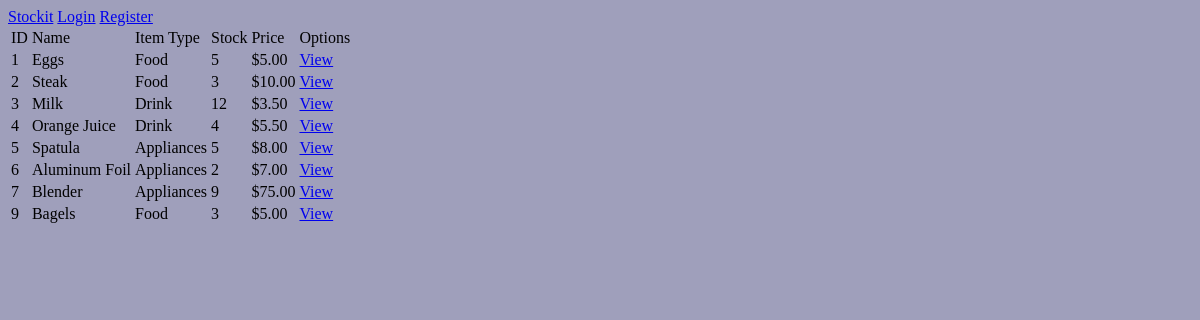
The app's page /inventory/, older data.
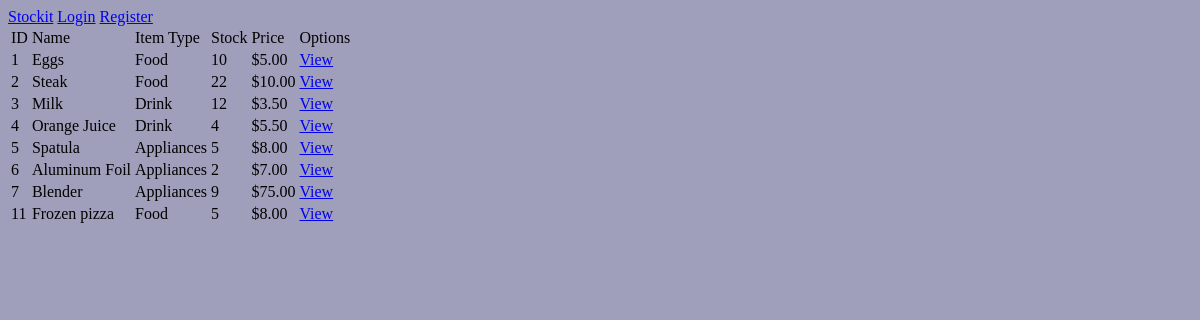
The same page, newer data.
### inventory/models.py (models this page shows, shortened)
class Item(models.Model):
    name = models.CharField(max_length=45, null=False)
    weight = models.DecimalField(max_digits=5, decimal_places=2, null=False)
    price = models.DecimalField(max_digits=7, decimal_places=2, null=False, default=0)
    description = models.CharField(max_length=45)
    quantity = models.IntegerField(null=False, default=0)
    itemtype = models.ForeignKey(ItemType, null=True, on_delete=models.SET_NULL)

class ItemType(models.Model):
    name = models.CharField(max_length=45, null=False, unique=True)
    class Meta:
        verbose_name_plural = "Item Types"

### inventory/views.py (the view)
# urls.py: path('', views.ItemList.as_view(), name="item_list"),
class ItemList(ListView):
    template_name = "items/list.html"
    model = Item
    context_object_name = "items"

### inventory/templates/items/list.html (shortened to what this page needs)
{% extends "base.html" %}
{% block content %}
    <table>
        <thead>
            <tr>
                <td>ID</td>
                <td>Name</td>
                <td>Item Type</td>
                <td>Stock</td>
                <td>Price</td>
                <td colspan="3">Options</td>
            </tr>
        </thead>
        <tbody>
            {% for item in items %}
            <tr>
                <td>{{ item.id }}</td>
                <td>{{ item.name }}</td>
                <td>{{ item.itemtype.name }}</td>
                <td>{{ item.quantity }}</td>
                <td>${{ item.price }}</td>
                <td><a href="{% url 'inventory:item_detail' item.id %}">View</a></td>
            </tr>
            {% endfor %}
        </tbody>
    </table>
{% endblock content%}

Row changes from the older to the newer data that the page shows:
removed Item: id "9", name "Bagels", itemtype.name "Food", quantity "3", price "5.00"
changed Item "Eggs": quantity "5" → "10"
changed Item "Steak": quantity "3" → "22"
added Item: id "11", name "Frozen pizza", itemtype.name "Food", quantity "5", price "8.00"
